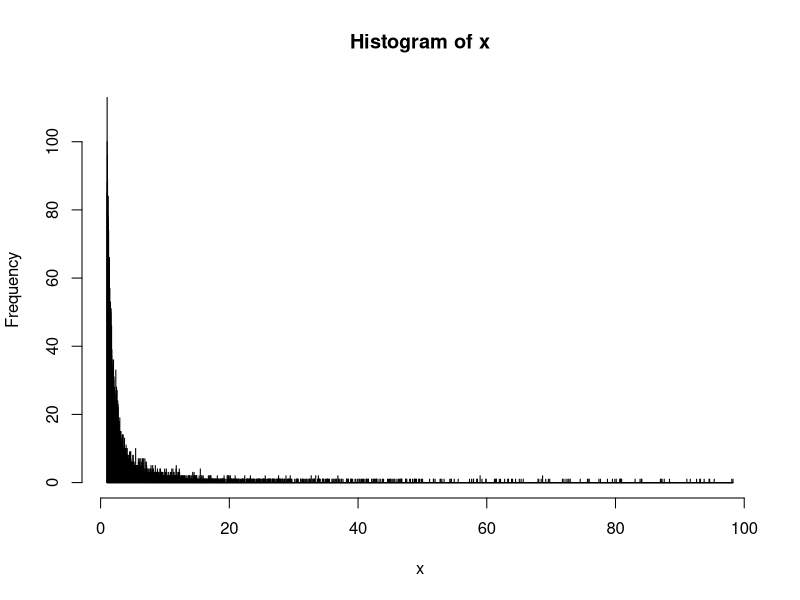
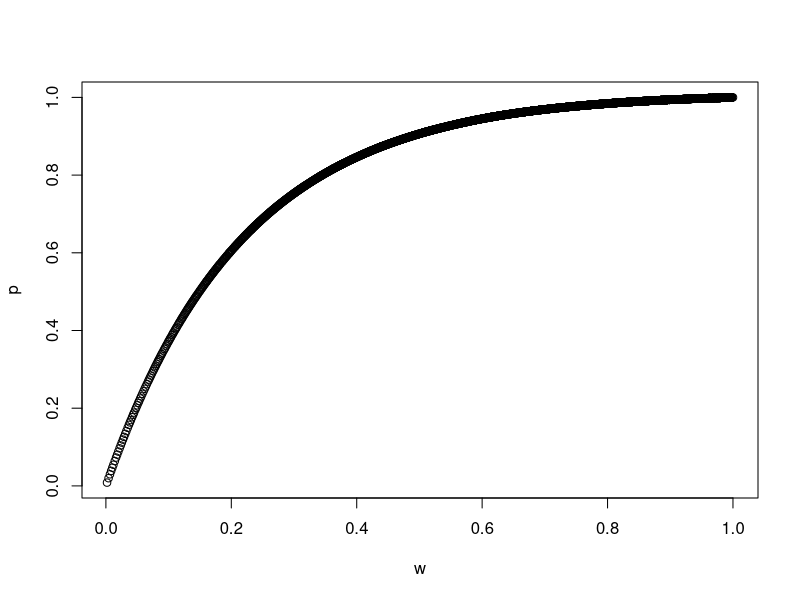

Write the R code that produced these figures, in order.
r <- runif(10000)
xmin <- 1
xmax <- 100
alpha <- 2
#x <- (1 - r)^(-1.0/(alpha)) * xmin
x <- (xmin^(-alpha+1)+r*(xmax^(-alpha+1)-xmin^(-alpha+1)))^(1/(-alpha+1))
br = length(unique(x))
h <- hist(x, breaks = br)

freq = h$counts/sum(h$counts)
p = cumsum(freq)
m = sum(freq*h$mids)
w_up = cumsum(freq*h$mids)
w = w_up/m
plot(w,p)

h2 <- data.frame(mids=h$mids, dens=h$density)
